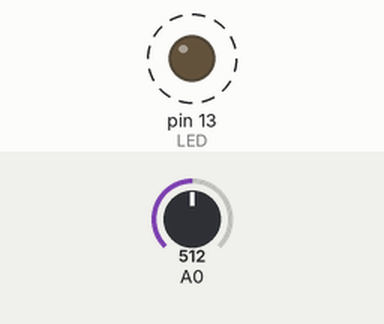
Bench run of a sketch on a simulated Arduino Uno, built with avr-gcc and run on an emulated ATmega328P. On the bench: output pins drawn as LEDs (lit = HIGH). Dashed ring = blinking. The inputs (shaded band) are chosen by the test bench; at power-on: A0 = 512. What the sketch prints to the serial monitor is not drawn.

Above: at 0.5 s.
Timing chart, 0 to 4.6 s (numbered marks = the images above):
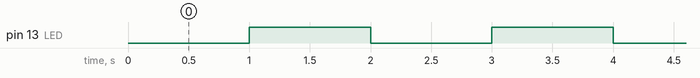

Measured:
- by itself, pin 13 (LED): alternates HIGH for 1.0 s and LOW for 1.0 s

The sketch:

Timer_light.ino
```cpp
#include <SimpleTimer.h>
#define LED 13

SimpleTimer timer;
boolean ledOn=false;

void setup() {
 pinMode(LED,OUTPUT);
 Serial.begin(9600);
 timer.setInterval(1000,toggle);
 timer.setInterval(5000,notify);

}

void loop() {
  timer.run();
}
void toggle(){
  if(ledOn==true){
    digitalWrite(LED,LOW);
  } else{
    digitalWrite(LED,HIGH);
  }
  ledOn=!ledOn;
}
void notify(){
  Serial.print("Brightness:");
  Serial.println(analogRead(A0));
}
```
